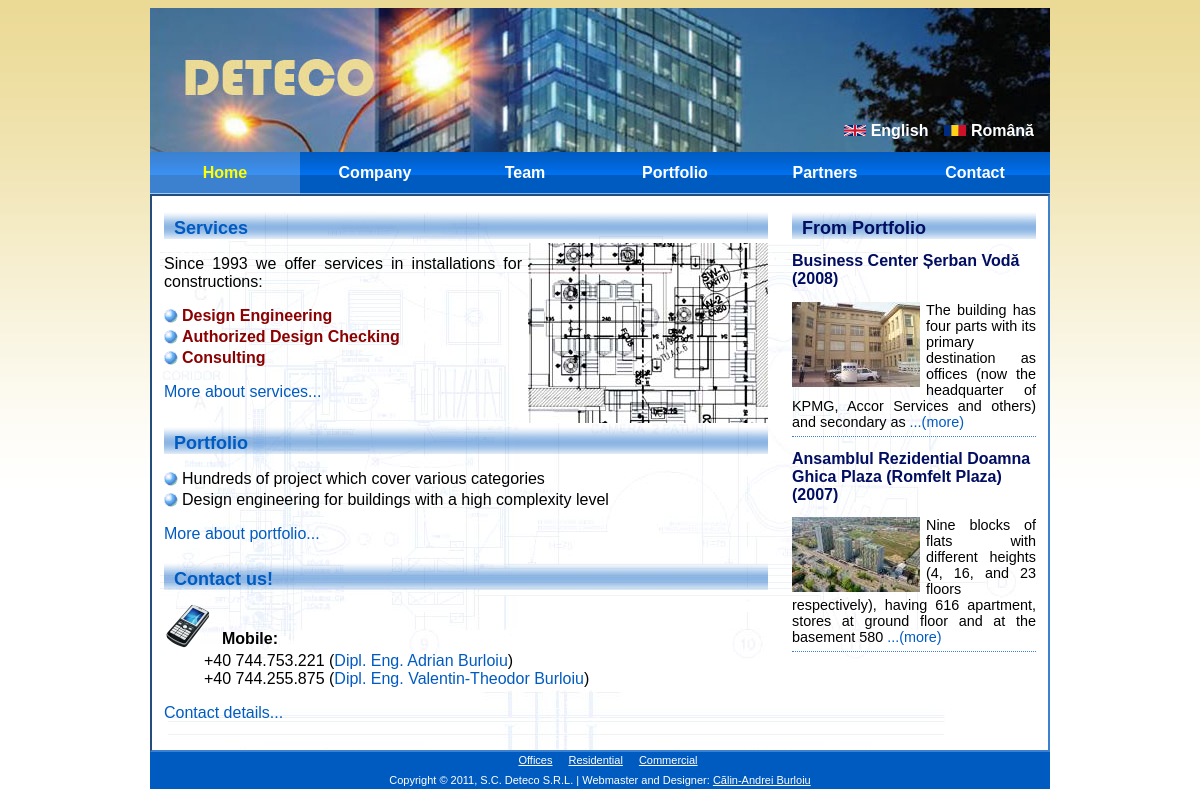
Page /en/home on the committed database.
### tables this page shows
CREATE TABLE `languages` (
  `code` varchar(8) NOT NULL,
  `name` varchar(32) NOT NULL,
  `image` int(3) default NULL,
  PRIMARY KEY  (`code`)
);

CREATE TABLE `portfolio` (
  `id` int(11) NOT NULL auto_increment,
  `name` varchar(128) NOT NULL,
  `category` enum('office','residential','hotel','industrial','commercial','restoration','hospital','other') NOT NULL,
  `tags` varchar(64) NOT NULL,
  `address` varchar(512) NOT NULL,
  `developer` varchar(128) NOT NULL,
  `chief_architect` varchar(128) NOT NULL,
  `whole_area` int(11) default NULL,
  `height` varchar(128) NOT NULL,
  `phase` varchar(128) NOT NULL,
  `year_begin` year(4) default NULL,
  `year_end` year(4) default NULL,
  `description` text NOT NULL,
  `images` varchar(512) NOT NULL,
  PRIMARY KEY  (`id`)
);

### index.php (called while the page is built, shortened)
<?php
require('ArticlePage.class.php');
$page = new ArticlePage("home");
$page->addScript('imageSlideshow.js');
$page->appendHeader();
$page->appendBody();
$page->appendFooter();
$page->display();
?>

### ArticlePage.class.php (called while the page is built, shortened)
<?php
require('Page.class.php');
class ArticlePage extends Page
{
	public function __construct($name)
	{
		$this->name = $name;
		$this->dbContent = new Content('article');
		$this->lang = $this->dbContent->getCrtLanguage();
	}
}
?>

### SingletonDB.class.php (called while the page is built, shortened)
<?php
class SingletonDB
{
	private static $connection;
	public static function connect()
	{
		if(!isset(self::$connection))
		{
			self::$connection = new mysqli(ADDRESS, USERNAME, PASSWORD, DATABASE);
		}
		return self::$connection;
	}
}
?>

### Content.class.php (called while the page is built, shortened)
<?php
require_once('util.inc.php');
class Content
{
	protected $db;
	protected $languages;
	protected $content;
	protected $lang;
	public function __construct($namespace)
	{
		try {
			$this->db = SingletonDB::connect();
			if( !($result = $this->db->query("SELECT * FROM `languages`")) )
				throw new DBException('query');
			while($row = $result->fetch_assoc())
			{
				$this->languages[$row['code']]['name'] = $row['name'];
				$this->languages[$row['code']]['img'] = $row['image'];
			}
			if(isset($_GET['lang']))
			{
				$lang = $this->processLangCode($_GET['lang']);
				$this->lang = $lang;
			}
			if( !($result = $this->db->query("SELECT * FROM `content` WHERE namespace = 'common' OR namespace = '"
					. $this->db->escape_string($namespace) . "'")) )
				throw new DBException('query');
			while($row = $result->fetch_assoc())
			{
				$this->content[$row['name']] = json_decode($row['value'], true);
			}
		}
		catch(DBException $e) {
			echo $e->errorMessage();
			die();
		}
	}
	public function processLangCode($lang)
	{
		$lang = strtolower($lang);
		if(isset($this->languages[$lang]))
			return $lang;
		else
			return DEFAULT_LANG;
	}
	public function getLanguages()
	{
		return $this->languages;
	}
	public function getCrtLanguage()
	{
		return $this->lang;
	}
	public function __get($name)
	{
		if(isset($this->content[$name]))
			return $this->content[$name][$this->lang];
		else
			return null;
	}
	public function matchLanguage()
	{
		$pattern = '/^(?P<primarytag>[a-zA-Z]{2,8})'.
    '(?:-(?P<subtag>[a-zA-Z]{2,8}))?(?:(?:;q=)'.
    '(?P<quantifier>\d\.\d))?$/';
		foreach (explode(',', $_SERVER['HTTP_ACCEPT_LANGUAGE']) as $lang)
		{
			$splits = array();
			if (preg_match($pattern, $lang, $splits))
			{
				$language = $splits['primarytag'];
				if(isset($this->languages[$language]))
					return $language;
			}
			else
				return 'en';
		}
		return 'en';
	}
	public function getPortfolioAds()
	{
		$portfolio = null;
		$query = "SELECT id, name, tags, year_begin, description, images FROM `portfolio` ORDER BY RAND() LIMIT "
			. P_ADS_COUNT;
		$result = $this->db->query($query);
		while($row = $result->fetch_assoc())
		{
			$portfolio[$row['id']]['name'] = $row['name'];
			$portfolio[$row['id']]['tags'] = $row['tags'];
			$portfolio[$row['id']]['year_begin'] = $row['year_begin'];
			$images = json_decode($row['images'], true);
			if(!$images)
				$portfolio[$row['id']]['image'] = null;
			else
				$portfolio[$row['id']]['image'] = getThumbFileName($images[0]);
			$descriptions = json_decode($row['description'], true);
			$portfolio[$row['id']]['description'] = $descriptions[$this->lang];
		}
		return $portfolio;
	}
}

### util.inc.php (called while the page is built, shortened)
<?php
function makeURLSegm($lang, $page, $params = array())
{
	$url = "/$lang/$page";
	if (count($params) > 0)
	{
		foreach ($params as $param)
			$url .= "/$param";
	}
	return $url;
}
function getProjectURL($id, $tags)
{
	return "project/$id/$tags";
}
function getThumbFileName($img)
{
	$ext = strrchr($img, '.');
	$basename = substr($img, 0, strpos($img, $ext));
	$thumb = "${basename}_thumb${ext}";
	return $thumb;
}

### PortfolioAdsModule.class.php (the view, shortened to what this page needs)
<?php
require_once('Content.class.php');
require_once('util.inc.php');
class PortfolioAdsModule implements Module
{
	protected $dbContent;
	public function __construct($dbContent)
	{
		$this->dbContent = $dbContent;
	}
	public function getAdsContent()
	{
		$content = '';
		$ads = $this->dbContent->getPortfolioAds();
		foreach($ads as $id => $value)
		{
			$href = makeURLSegm($this->dbContent->getCrtLanguage(), getProjectURL($id, $value['tags']));
			$more = false;
			$content .= '<div class="ad">';
			$content .= '<a href="'. $href. '"><h2>'. $value['name']. ' ('. $value['year_begin']
				. ')</h2></a>';
			if($value['image'])
				$content .= '<a href="'. $href. '"><img class="floating-pic" src="/images/portfolio/'
					. $value['image']. '" /></a>';
			$descr = $value['description'];
			if(strlen($descr) > MAX_DESCR_LEN)
			{
				$descr = substr($descr, 0, MAX_DESCR_LEN);
				$descr = substr($descr, 0, strrpos($descr, ' '));
				$more = true;
			}
			$content .= $descr;
			if($more)
				$content .= ' <a href="'. $href. '">...('. $this->dbContent->link_more. ')</a>';
			$content .= '<div style="clear: both"></div>';
			$content .= '</div>';
		}
		return $content;
	}
	public function getContent()
	{
		$content = "";
		$content .= '<h1>'. $this->dbContent->header_from_portfolio. '</h1>'
			. '<div id="portfolio-ads">';
		$content .= $this->getAdsContent();
		$content .= '</div><script type="text/javascript"> setTimeout("retrievePortfolioAds()", 30000); </script>';
		return $content;
	}
}
?>

### Page.class.php (shortened to what this page needs)
<?php
require_once('PortfolioAdsModule.class.php');
require_once('Content.class.php');
require_once('util.inc.php');
class Page
{
	protected $title = "Page";
	protected $name = "page";
	protected $content = "";
	protected $dbContent;
	protected $lang;
	protected $description;
	protected $styles;
	public function __construct()
	{
		$this->styles = array("main.css");
	}
	public function getLanguageURL($langCode)
	{
		return "/$langCode". strstr(substr($_SERVER['REQUEST_URI'], 1), '/');
	}
	public function append($str)
	{
		$this->content .= $str;
	}
	public function appendLanguageLinks()
	{
		$this->content .= '
		<ul id="languages">';
      	foreach($this->dbContent->getLanguages() as $key => $value)
      	{
			$url = $this->getLanguageURL($key);
			$this->content .= '<li><a href="'
				. $url. '"><img src="/images/img_trans.gif" style="'
				. 'background: url(/images/flags.png) 0 '
				. (-12 * $value['img']). 'px no-repeat; '
				. 'width: 22px; height: 11px;" /> '. $value['name']. '</a></li>';
      	}
		$this->content .= '
		</ul>';
	}
	public function appendHeader()
	{
		$this->content .= '
	<div id="header">';
		$this->content .= '
		<ul id="menu">
			<li><a href="'. makeURLSegm($this->lang, 'home'). '"' . ($this->name == 'home' ? ' class="but_pressed"' : '') .
				'>' . $this->dbContent->menu_home . '</a></li>
			<li><a href="'. makeURLSegm($this->lang, 'company'). '"' . ($this->name == 'company' ? ' class="but_pressed"' : '') .
				'>' . $this->dbContent->menu_company . '</a></li>
			<li><a href="'. makeURLSegm($this->lang, 'team'). '"' . ($this->name == 'team' ? ' class="but_pressed"' : '') .
				'>' . $this->dbContent->menu_team . '</a></li>
			<li><a href="'. makeURLSegm($this->lang, 'portfolio', array('office', 0)). '"' . ($this->name == 'portfolio' ? ' class="but_pressed"' : '') .
				'>' . $this->dbContent->menu_portfolio . '</a></li>
			<li><a href="'. makeURLSegm($this->lang, 'partners'). '"' . ($this->name == 'partners' ? ' class="but_pressed"' : '') .
				'>' . $this->dbContent->menu_partners . '</a></li>
			<li><a href="'. makeURLSegm($this->lang, 'contact'). '"' . ($this->name == 'contact' ? ' class="but_pressed"' : '') .
				'>' . $this->dbContent->menu_contact . '</a></li>
		</ul>';
		$this->appendLanguageLinks();
		$this->content .= '
	</div>';
	}
	public function appendSide()
	{
		$modPA = new PortfolioAdsModule($this->dbContent);
		$this->append($modPA->getContent());
	}
	public function appendBody()
	{
		$this->appendSide();
	}
	public function appendFooter()
	{
		$this->content .= '
	<div id="footer"><p><ul>';
		if ($this->dbContent->getProjectsCount('office'))
			$this->content .= '<li><a href="'
				. makeURLSegm($this->lang, 'portfolio', array('office', 0)). '">'
				. $this->dbContent->project_category_office. '</a></li>';
		if ($this->dbContent->getProjectsCount('residential'))
			$this->content .= '<li><a href="'
				. makeURLSegm($this->lang, 'portfolio', array('residential', 0)). '">'
				. $this->dbContent->project_category_residential. '</a></li>';
		if ($this->dbContent->getProjectsCount('commercial'))
			$this->content .= '<li><a href="'
				. makeURLSegm($this->lang, 'portfolio', array('commercial', 0)). '">'
				. $this->dbContent->project_category_commercial. '</a></li>';
		$this->content .= '</ul></p><p>Copyright &copy; 2011, S.C. Deteco S.R.L. | Webmaster and Designer: <a href="'. makeURLSegm($this->lang, 'contact'). '#calin-burloiu">Cãlin-Andrei Burloiu</a></p>
	</div>';
	}
	public function getCss()
	{
		$content = '';
		foreach($this->styles as $style)
			$content .= '<link href="/css/'. $style . '" rel="stylesheet" type="text/css" />';
		return $content;
	}
	public function display()
	{
		echo '<!DOCTYPE html PUBLIC "-//W3C//DTD XHTML 1.0 Strict//EN" "http://www.w3.org/TR/xhtml1/DTD/xhtml1-strict.dtd">
<html xmlns="http://www.w3.org/1999/xhtml">
<head>
<meta http-equiv="content-type" content="text/html; charset=utf-8" />
<title>' . $this->title . '</title>
<meta name="keywords" content="deteco,design,engineering,installations,constructions,buildings,sanitary,fire,detection,fighting,ventilation,electrical" />
<meta name="description" content="'. $this->description .'" />';
		echo $this->getCss();
		echo '</head>
<body>
';
		$this->content = '<div id="main_bg"><div id="main">' . $this->content . '</div></div>';
		echo $this->content;
		echo '</body></html>';
	}
}

### css/main.css (style rules this page uses)
a:link img { border-style: none; }
.content ul { list-style-type: none; list-style-position: inside; margin: 0px; padding: 0px; }
.content li { background: url(/images/text_bullet.png) 0px 2px no-repeat; margin-top: 3px; margin-bottom: 3px; padding-left: 18px; }
.content dl { list-style-type: none; margin: 0px; padding: 0px; }
.content dt { background: url(/images/text_bullet.png) 0px 2px no-repeat; padding-left: 18px; margin-top: 12px; }
dt.dt-48 { padding-left: 58px; padding-top: 28px; margin-bottom: 4px; font-weight: bold; }
dt.dt-mob { background: url(/images/contact_icons.png) 0px 0px no-repeat; background-position: -10px -214px; }
.content h1 { font-size:18px; font-weight: bold; color: #000D60; text-align: left; margin: 0px; padding: 10px 0px 0px 10px; background: url(/images/title.png) top repeat-x; clear: both; }
.content a:link { color: rgb(0,91,193); text-decoration: none; }
.content strong { font-weight: bold; color: DarkRed; }
.side h1 { font-size:18px; font-weight: bold; color: #000D60; text-align: left; margin: 0px; padding: 10px 0px 0px 10px; background: url(/images/title.png) top repeat-x; }
.side h2 { font-size:16px; font-weight: bold; color: #000D60; text-align: left; clear: left; }
.side a:link { color: rgb(0,91,193); text-decoration: none; }
.floating-pic { float: left; margin-right: 6px; }
.right-floating-pic { float: right; margin-top: 4px; margin-left: 6px; }
.ad { padding-bottom: 6px; border-bottom: 1px dotted rgb(59,129,208); margin-bottom: 6px; }
body { background: url(/images/bg.gif) top repeat-x; font-family: Arial, Helvetica, sans-serif; }
#main { width: 900px; margin: 0px auto; }
#header { color:white; background: #bbbbbb url('/images/header_picture.jpg') no-repeat right top; height: 186px; position: relative; clear: both; }
#body { width: 896px; background: #FFFFFF url(/images/bg_body.jpg) 0px 0px no-repeat; border: 2px inset rgb(59,129,208); display: block; }
.content { float:left; width: 604px; margin: 12px; text-align: justify; }
.side { float: right; width: 244px; margin: 12px; text-align:justify; font-size: 0.9em; }
#footer { font-size: 11px; color: #ffffff; line-height: 100%; text-align: center; background: rgb(0,91,193); clear: both; }
#footer p { padding-top: 3px; line-height: 150%; margin: 0px; }
#footer a { color: white; text-decoration: underline; }
#footer ul { display: inline; list-style-type:none; margin:0; padding:0; }
#footer li { display:inline; margin-left: 16px; }
#menu { list-style-type: none; margin: 0; padding: 0; overflow: hidden; position: absolute; bottom: 0px; }
#menu > li { float:left; padding-left: 0px; }
#menu > li > a:link, #menu > li > a:visited { display: block; background: rgb(0,91,193) url(/images/but_states.gif) top repeat-x; background-position: 0 0; color: #FFFFFF; font-weight: bold; text-align:center; text-decoration: none; padding-top: 12px; width: 150px; height: 30px; }
#menu > li > a.but_pressed { background: rgb(59,129,208) url(/images/but_states.gif) top repeat-x; background-position: 0 -86px; color: #FFFF00; }
#languages { list-style-type: none; margin: 0; padding: 0; position: absolute; right: 16px; bottom: 54px; }
#languages > li { float: right; margin-left: 16px; }
#languages > li > a:link, #languages > li > a:visited { display: block; color: #FFFFFF; font-weight: bold; text-decoration: none; }

### rows in the picture
languages: name "Română"
languages: name "English"
portfolio: name "Business Center Șerban Vodă", year_begin "2008", shows a picture, value "The building has four parts with its primary destination as offices (now the headquarter of KPMG, Accor Services and others) and secondary as"
portfolio: name "Ansamblul Rezidential Doamna Ghica Plaza (Romfelt Plaza)", year_begin "2007", shows a picture, value "Nine blocks of flats with different heights (4, 16, and 23 floors respectively), having 616 apartment, stores at ground floor and at the basement 580"

### other values in the picture
$this->dbContent->menu_home "Home"
$this->dbContent->menu_company "Company"
$this->dbContent->menu_team "Team"
$this->dbContent->menu_portfolio "Portfolio"
$this->dbContent->menu_partners "Partners"
$this->dbContent->menu_contact "Contact"
$this->dbContent->header_from_portfolio "From Portfolio"
$this->dbContent->project_category_office "Offices"
$this->dbContent->project_category_residential "Residential"
$this->dbContent->project_category_commercial "Commercial"
